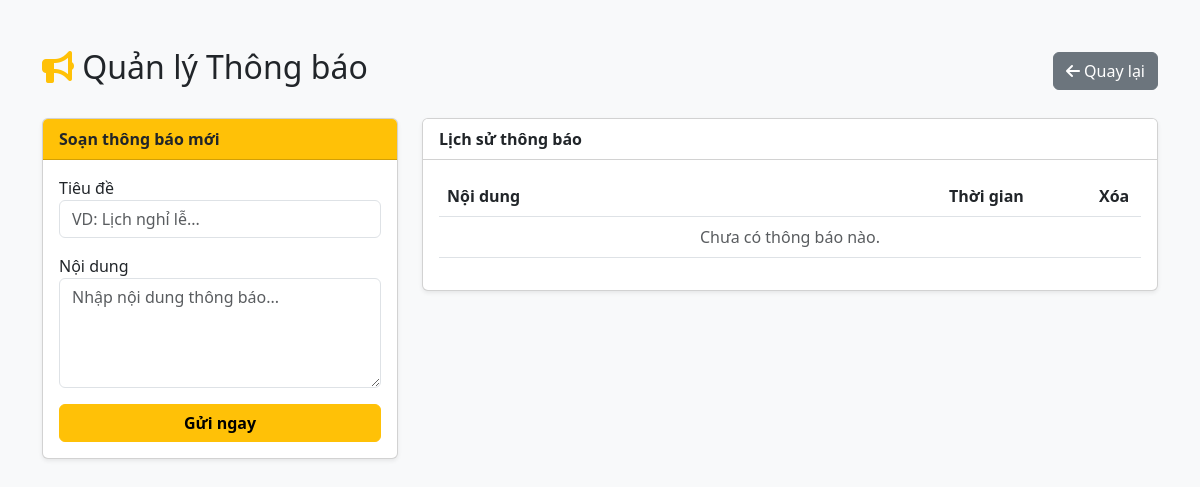
The page /HomePage/admin_notifications.php (signed in) on the database as committed earlier.
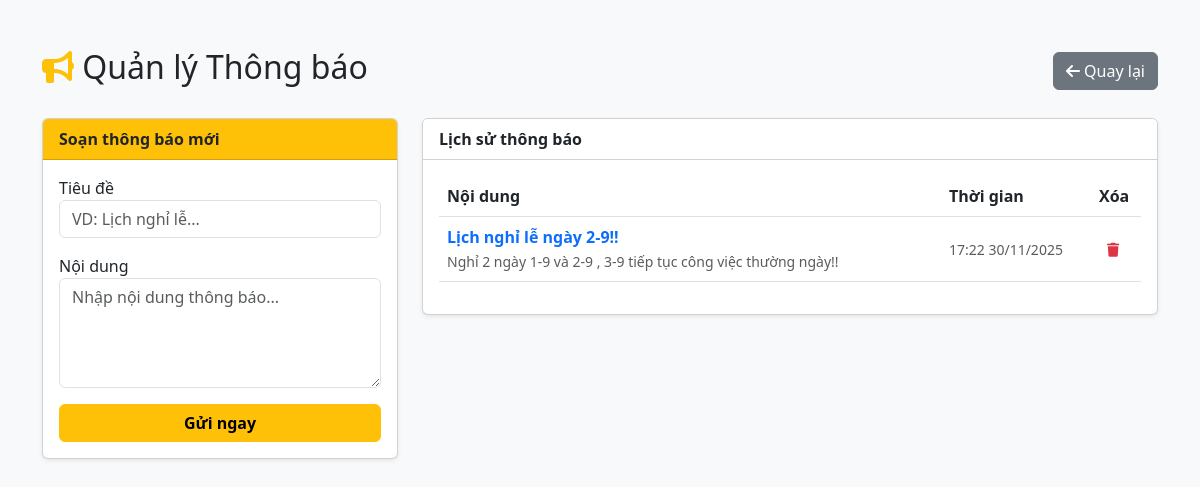
The same page on the database as committed later.
### tables this page shows
CREATE TABLE `notifications` (
  `id` int(11) NOT NULL,
  `title` varchar(255) NOT NULL,
  `content` text NOT NULL,
  `created_at` timestamp NOT NULL DEFAULT current_timestamp()
);

### HomePage/admin_notifications.php (the view, shortened to what this page needs)
<?php
require_once 'db_connect.php';
$notifs = $conn->query("SELECT * FROM notifications ORDER BY created_at DESC");
?>
<!DOCTYPE html>
<html lang="vi">
<head>
    <link href="https://cdn.jsdelivr.net/npm/bootstrap@5.3.0/dist/css/bootstrap.min.css" rel="stylesheet">
    <link rel="stylesheet" href="https://cdnjs.cloudflare.com/ajax/libs/font-awesome/6.5.1/css/all.min.css">
</head>
<body class="bg-light">
    <div class="container mt-5">
        <div class="d-flex justify-content-between align-items-center mb-4">
            <h2><i class="fas fa-bullhorn text-warning"></i> Quản lý Thông báo</h2>
            <a href="admin_dashboard.php" class="btn btn-secondary"><i class="fas fa-arrow-left"></i> Quay lại</a>
        </div>
        <div class="row">
            <div class="col-md-4">
                <div class="card shadow-sm mb-4">
                    <div class="card-header bg-warning text-dark fw-bold">Soạn thông báo mới</div>
                    <div class="card-body">
                        <form method="POST">
                            <div class="mb-3">
                                <label>Tiêu đề</label>
                                <input type="text" name="title" class="form-control" required placeholder="VD: Lịch nghỉ lễ...">
                            </div>
                            <div class="mb-3">
                                <label>Nội dung</label>
                                <textarea name="content" class="form-control" rows="4" required placeholder="Nhập nội dung thông báo..."></textarea>
                            </div>
                            <button type="submit" name="add_notif" class="btn btn-warning w-100 fw-bold">Gửi ngay</button>
                        </form>
                    </div>
                </div>
            </div>
            <div class="col-md-8">
                <div class="card shadow-sm">
                    <div class="card-header bg-white fw-bold">Lịch sử thông báo</div>
                    <div class="card-body">
                        <table class="table table-hover align-middle">
                            <thead>
                                <tr>
                                    <th>Nội dung</th>
                                    <th width="150">Thời gian</th>
                                    <th width="50">Xóa</th>
                                </tr>
                            </thead>
                            <tbody>
                                <?php if ($notifs->num_rows > 0): ?>
                                    <?php while($row = $notifs->fetch_assoc()): ?>
                                    <tr>
                                        <td>
                                            <strong class="text-primary"><?php echo $row['title']; ?></strong><br>
                                            <span class="text-muted small"><?php echo nl2br($row['content']); ?></span>
                                        </td>
                                        <td class="small text-muted">
                                            <?php echo date('H:i d/m/Y', strtotime($row['created_at'])); ?>
                                        </td>
                                        <td>
                                            <form method="POST" onsubmit="return confirm('Xóa thông báo này?');">
                                                <button type="submit" class="btn btn-sm btn-outline-danger border-0"><i class="fas fa-trash"></i></button>
                                            </form>
                                        </td>
                                    </tr>
                                    <?php endwhile; ?>
                                <?php else: ?>
                                    <tr><td colspan="3" class="text-center text-muted">Chưa có thông báo nào.</td></tr>
                                <?php endif; ?>
                            </tbody>
                        </table>
                    </div>
                </div>
            </div>
        </div>
    </div>
</body>
</html>

Rows that differ between the two databases and show on the page:
added notifications: title "Lịch nghỉ lễ ngày 2-9!!", content "Nghỉ 2 ngày 1-9 và 2-9 , 3-9 tiếp tục công việc thường ngày!!", created_at "17:22 30/11/2025"
Other text that changed with them:
text no longer shown: "Chưa có thông báo nào."
